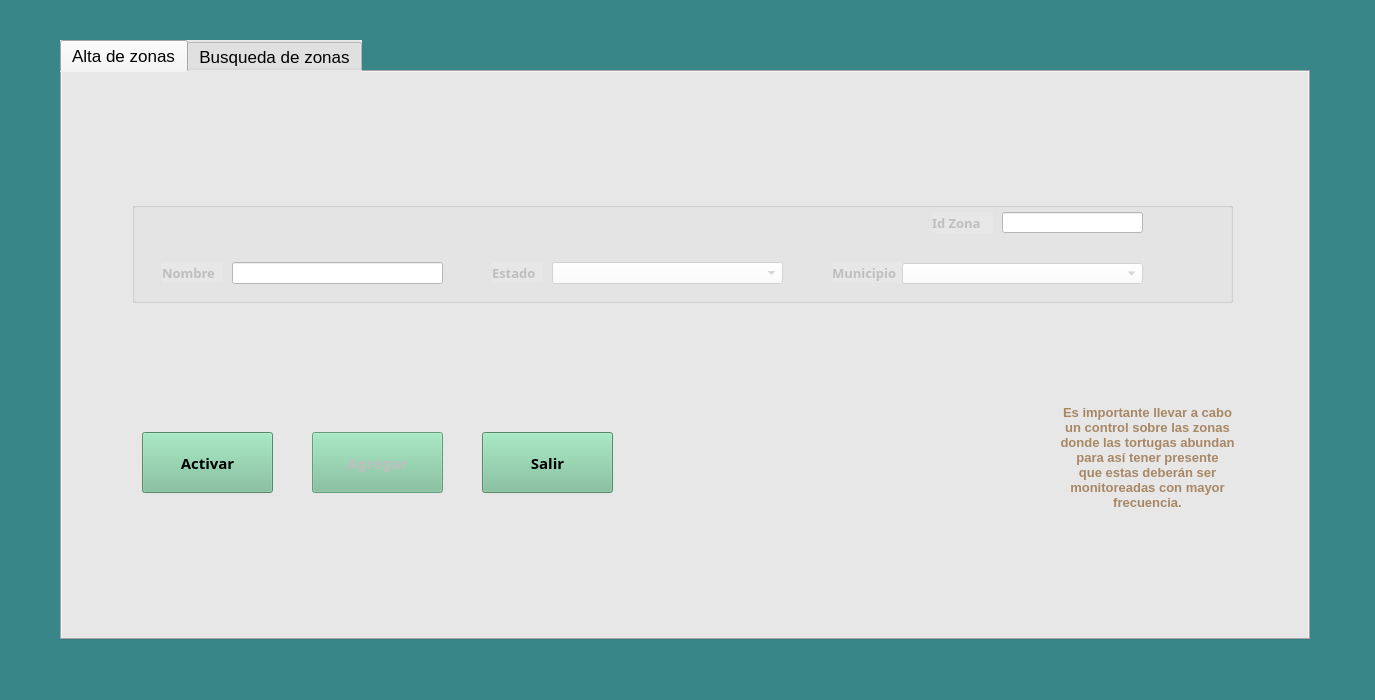
<?xml version="1.0" encoding="UTF-8"?>
<ui version="4.0">
 <class>CrudZone</class>
 <widget class="QMainWindow" name="CrudZone">
  <property name="geometry">
   <rect>
    <x>0</x>
    <y>0</y>
    <width>1375</width>
    <height>700</height>
   </rect>
  </property>
  <property name="minimumSize">
   <size>
    <width>780</width>
    <height>355</height>
   </size>
  </property>
  <property name="maximumSize">
   <size>
    <width>1375</width>
    <height>700</height>
   </size>
  </property>
  <property name="windowTitle">
   <string>Administración de zonas</string>
  </property>
  <property name="windowIcon">
   <iconset resource="images.qrc">
    <normaloff>:/Images/if_Turtle_204384.ico</normaloff>:/Images/if_Turtle_204384.ico</iconset>
  </property>
  <property name="styleSheet">
   <string notr="true">background-color: rgb(57, 134, 137)</string>
  </property>
  <widget class="QWidget" name="centralwidget">
   <widget class="QTabWidget" name="tabWidget">
    <property name="geometry">
     <rect>
      <x>60</x>
      <y>40</y>
      <width>1250</width>
      <height>600</height>
     </rect>
    </property>
    <property name="maximumSize">
     <size>
      <width>1250</width>
      <height>600</height>
     </size>
    </property>
    <property name="font">
     <font>
      <pointsize>13</pointsize>
     </font>
    </property>
    <property name="styleSheet">
     <string notr="true">background-color: rgb(206, 206, 206);
background-color: rgb(231, 231, 231);</string>
    </property>
    <property name="currentIndex">
     <number>0</number>
    </property>
    <widget class="QWidget" name="tabInsertZone">
     <attribute name="title">
      <string>Alta de zonas</string>
     </attribute>
     <widget class="QGroupBox" name="gbPrimary">
      <property name="enabled">
       <bool>false</bool>
      </property>
      <property name="geometry">
       <rect>
        <x>70</x>
        <y>130</y>
        <width>1101</width>
        <height>101</height>
       </rect>
      </property>
      <property name="title">
       <string/>
      </property>
      <widget class="QLineEdit" name="lneIdZona">
       <property name="geometry">
        <rect>
         <x>870</x>
         <y>10</y>
         <width>141</width>
         <height>21</height>
        </rect>
       </property>
       <property name="styleSheet">
        <string notr="true">background-color: rgb(255, 255, 255);</string>
       </property>
      </widget>
      <widget class="QLabel" name="lbName">
       <property name="geometry">
        <rect>
         <x>30</x>
         <y>60</y>
         <width>61</width>
         <height>21</height>
        </rect>
       </property>
       <property name="font">
        <font>
         <family>Raleway</family>
         <pointsize>10</pointsize>
         <weight>75</weight>
         <bold>true</bold>
        </font>
       </property>
       <property name="text">
        <string>Nombre</string>
       </property>
      </widget>
      <widget class="QLabel" name="lbState">
       <property name="geometry">
        <rect>
         <x>360</x>
         <y>60</y>
         <width>51</width>
         <height>21</height>
        </rect>
       </property>
       <property name="font">
        <font>
         <family>Raleway</family>
         <pointsize>10</pointsize>
         <weight>75</weight>
         <bold>true</bold>
        </font>
       </property>
       <property name="text">
        <string>Estado</string>
       </property>
      </widget>
      <widget class="QLineEdit" name="lneName">
       <property name="geometry">
        <rect>
         <x>100</x>
         <y>60</y>
         <width>211</width>
         <height>22</height>
        </rect>
       </property>
       <property name="styleSheet">
        <string notr="true">background-color: rgb(255, 255, 255);</string>
       </property>
      </widget>
      <widget class="QComboBox" name="cboState">
       <property name="geometry">
        <rect>
         <x>420</x>
         <y>60</y>
         <width>231</width>
         <height>22</height>
        </rect>
       </property>
       <property name="styleSheet">
        <string notr="true">background-color: rgb(255, 255, 255);</string>
       </property>
      </widget>
      <widget class="QLabel" name="lbMunicipio">
       <property name="geometry">
        <rect>
         <x>700</x>
         <y>60</y>
         <width>71</width>
         <height>21</height>
        </rect>
       </property>
       <property name="font">
        <font>
         <family>Raleway</family>
         <pointsize>10</pointsize>
         <weight>75</weight>
         <bold>true</bold>
        </font>
       </property>
       <property name="text">
        <string>Municipio</string>
       </property>
      </widget>
      <widget class="QComboBox" name="cboMunicipio">
       <property name="geometry">
        <rect>
         <x>770</x>
         <y>61</y>
         <width>241</width>
         <height>21</height>
        </rect>
       </property>
       <property name="styleSheet">
        <string notr="true">background-color: rgb(255, 255, 255);</string>
       </property>
      </widget>
      <widget class="QLabel" name="label">
       <property name="geometry">
        <rect>
         <x>800</x>
         <y>10</y>
         <width>61</width>
         <height>21</height>
        </rect>
       </property>
       <property name="font">
        <font>
         <family>Raleway</family>
         <pointsize>10</pointsize>
         <weight>75</weight>
         <bold>true</bold>
        </font>
       </property>
       <property name="text">
        <string>Id Zona</string>
       </property>
      </widget>
     </widget>
     <widget class="QPushButton" name="pbOut">
      <property name="geometry">
       <rect>
        <x>420</x>
        <y>360</y>
        <width>131</width>
        <height>61</height>
       </rect>
      </property>
      <property name="font">
       <font>
        <family>Raleway</family>
        <pointsize>11</pointsize>
        <weight>75</weight>
        <bold>true</bold>
       </font>
      </property>
      <property name="styleSheet">
       <string notr="true">background-color: rgb(120, 190, 151);</string>
      </property>
      <property name="text">
       <string>Salir</string>
      </property>
      <property name="icon">
       <iconset resource="images.qrc">
        <normaloff>:/Images/door_out.ico</normaloff>:/Images/door_out.ico</iconset>
      </property>
     </widget>
     <widget class="QPushButton" name="pbActive">
      <property name="geometry">
       <rect>
        <x>80</x>
        <y>360</y>
        <width>131</width>
        <height>61</height>
       </rect>
      </property>
      <property name="font">
       <font>
        <family>Raleway</family>
        <pointsize>11</pointsize>
        <weight>75</weight>
        <bold>true</bold>
       </font>
      </property>
      <property name="styleSheet">
       <string notr="true">background-color: rgb(120, 190, 151);</string>
      </property>
      <property name="text">
       <string>Activar</string>
      </property>
     </widget>
     <widget class="QPushButton" name="pbInsert">
      <property name="enabled">
       <bool>false</bool>
      </property>
      <property name="geometry">
       <rect>
        <x>250</x>
        <y>360</y>
        <width>131</width>
        <height>61</height>
       </rect>
      </property>
      <property name="font">
       <font>
        <family>Raleway</family>
        <pointsize>11</pointsize>
        <weight>75</weight>
        <bold>true</bold>
       </font>
      </property>
      <property name="styleSheet">
       <string notr="true">background-color: rgb(120, 190, 151);</string>
      </property>
      <property name="text">
       <string>Agregar</string>
      </property>
     </widget>
     <widget class="QLabel" name="lbImage">
      <property name="geometry">
       <rect>
        <x>600</x>
        <y>280</y>
        <width>311</width>
        <height>211</height>
       </rect>
      </property>
      <property name="text">
       <string/>
      </property>
      <property name="pixmap">
       <pixmap resource="images2.qrc">:/littleleatherbackturtlesrogerleguen.jpg</pixmap>
      </property>
      <property name="scaledContents">
       <bool>true</bool>
      </property>
     </widget>
     <widget class="QLabel" name="label_2">
      <property name="geometry">
       <rect>
        <x>960</x>
        <y>300</y>
        <width>251</width>
        <height>171</height>
       </rect>
      </property>
      <property name="font">
       <font>
        <pointsize>10</pointsize>
        <weight>75</weight>
        <bold>true</bold>
       </font>
      </property>
      <property name="styleSheet">
       <string notr="true">color: rgb(167, 135, 100);</string>
      </property>
      <property name="text">
       <string>Es importante llevar a cabo
un control sobre las zonas
donde las tortugas abundan
para así tener presente
que estas deberán ser
monitoreadas con mayor
frecuencia.</string>
      </property>
      <property name="scaledContents">
       <bool>false</bool>
      </property>
      <property name="alignment">
       <set>Qt::AlignCenter</set>
      </property>
     </widget>
    </widget>
    <widget class="QWidget" name="tabQueryZone">
     <attribute name="title">
      <string>Busqueda de zonas</string>
     </attribute>
     <widget class="QPushButton" name="pbActiveQuery">
      <property name="geometry">
       <rect>
        <x>220</x>
        <y>460</y>
        <width>131</width>
        <height>61</height>
       </rect>
      </property>
      <property name="font">
       <font>
        <family>Raleway</family>
        <pointsize>11</pointsize>
        <weight>75</weight>
        <bold>true</bold>
       </font>
      </property>
      <property name="styleSheet">
       <string notr="true">background-color: rgb(120, 190, 151);</string>
      </property>
      <property name="text">
       <string>Activar</string>
      </property>
     </widget>
     <widget class="QGroupBox" name="gbPrimaryQuery">
      <property name="enabled">
       <bool>false</bool>
      </property>
      <property name="geometry">
       <rect>
        <x>80</x>
        <y>80</y>
        <width>1071</width>
        <height>341</height>
       </rect>
      </property>
      <property name="title">
       <string/>
      </property>
      <widget class="QGroupBox" name="gbSecundaryQuery">
       <property name="geometry">
        <rect>
         <x>70</x>
         <y>50</y>
         <width>931</width>
         <height>51</height>
        </rect>
       </property>
       <property name="title">
        <string/>
       </property>
       <layout class="QHBoxLayout" name="horizontalLayout_2">
        <item>
         <widget class="QLabel" name="lbQuery">
          <property name="font">
           <font>
            <family>Raleway</family>
            <pointsize>11</pointsize>
            <weight>75</weight>
            <bold>true</bold>
           </font>
          </property>
          <property name="text">
           <string>Busqueda</string>
          </property>
         </widget>
        </item>
        <item>
         <widget class="QLineEdit" name="lnQuery">
          <property name="maximumSize">
           <size>
            <width>300</width>
            <height>16777215</height>
           </size>
          </property>
          <property name="font">
           <font>
            <family>Raleway</family>
           </font>
          </property>
          <property name="styleSheet">
           <string notr="true">background-color: rgb(255, 255, 255);</string>
          </property>
         </widget>
        </item>
        <item>
         <widget class="QLabel" name="lbCritery">
          <property name="font">
           <font>
            <family>Raleway</family>
            <pointsize>11</pointsize>
            <weight>75</weight>
            <bold>true</bold>
           </font>
          </property>
          <property name="text">
           <string>Criterio</string>
          </property>
         </widget>
        </item>
        <item>
         <widget class="QComboBox" name="cboCritery">
          <property name="minimumSize">
           <size>
            <width>250</width>
            <height>22</height>
           </size>
          </property>
          <property name="maximumSize">
           <size>
            <width>300</width>
            <height>22</height>
           </size>
          </property>
          <property name="font">
           <font>
            <family>Raleway</family>
            <weight>75</weight>
            <bold>true</bold>
           </font>
          </property>
          <property name="styleSheet">
           <string notr="true">background-color: rgb(255, 255, 255);</string>
          </property>
         </widget>
        </item>
       </layout>
      </widget>
      <widget class="QTableView" name="tvQuery">
       <property name="geometry">
        <rect>
         <x>70</x>
         <y>150</y>
         <width>931</width>
         <height>111</height>
        </rect>
       </property>
       <property name="font">
        <font>
         <family>Raleway</family>
         <pointsize>8</pointsize>
         <weight>50</weight>
         <bold>false</bold>
        </font>
       </property>
      </widget>
     </widget>
     <widget class="QPushButton" name="pbOut2">
      <property name="geometry">
       <rect>
        <x>410</x>
        <y>460</y>
        <width>131</width>
        <height>61</height>
       </rect>
      </property>
      <property name="font">
       <font>
        <family>Raleway</family>
        <pointsize>11</pointsize>
        <weight>75</weight>
        <bold>true</bold>
       </font>
      </property>
      <property name="styleSheet">
       <string notr="true">background-color: rgb(120, 190, 151);</string>
      </property>
      <property name="text">
       <string>Salir</string>
      </property>
      <property name="icon">
       <iconset resource="images.qrc">
        <normaloff>:/Images/door_out.ico</normaloff>:/Images/door_out.ico</iconset>
      </property>
     </widget>
     <widget class="QLabel" name="lbTS">
      <property name="geometry">
       <rect>
        <x>780</x>
        <y>440</y>
        <width>311</width>
        <height>91</height>
       </rect>
      </property>
      <property name="text">
       <string/>
      </property>
      <property name="pixmap">
       <pixmap resource="images2.qrc">:/TunderSoft.png</pixmap>
      </property>
      <property name="scaledContents">
       <bool>true</bool>
      </property>
     </widget>
    </widget>
   </widget>
   <widget class="QLabel" name="lbBackGif">
    <property name="geometry">
     <rect>
      <x>0</x>
      <y>0</y>
      <width>1375</width>
      <height>700</height>
     </rect>
    </property>
    <property name="text">
     <string/>
    </property>
    <property name="scaledContents">
     <bool>true</bool>
    </property>
   </widget>
   <zorder>lbBackGif</zorder>
   <zorder>tabWidget</zorder>
  </widget>
 </widget>
 <resources>
  <include location="images2.qrc"/>
  <include location="images.qrc"/>
 </resources>
 <connections>
  <connection>
   <sender>pbOut</sender>
   <signal>clicked()</signal>
   <receiver>CrudZone</receiver>
   <slot>close()</slot>
   <hints>
    <hint type="sourcelabel">
     <x>619</x>
     <y>230</y>
    </hint>
    <hint type="destinationlabel">
     <x>453</x>
     <y>305</y>
    </hint>
   </hints>
  </connection>
 </connections>
</ui>
